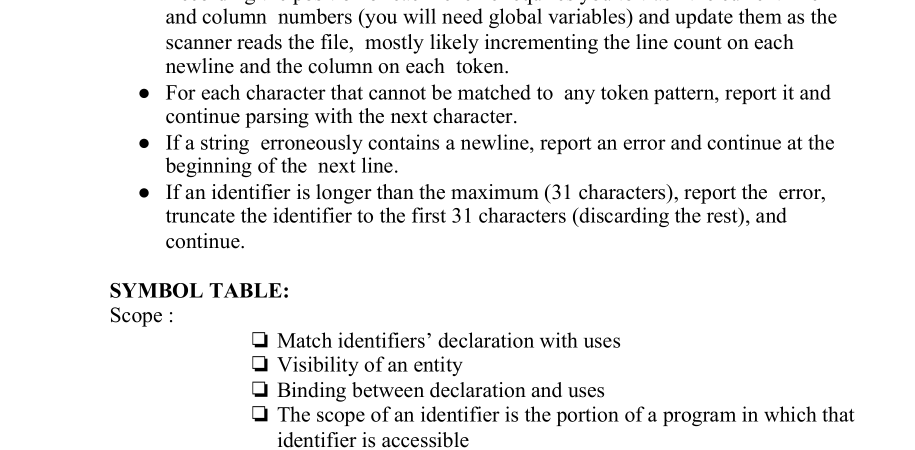
#> input picture images.png, 1829 x 900 px (shown at 1/2 size)
$ python text_detect.py   (older library calls are emulated)
#> lines starting #> are read from the running program, lines starting #| are printed output that depends on the picture; after the words box and inside, x2 and y2 are one past the last pixel; in counts of white or black regions, pixels touching at a corner belong together
# Importing all necessary modules
import cv2
from skimage.feature import peak_local_max
from skimage.morphology import watershed
from scipy import ndimage
import numpy as np

# Initialising Kernels to be used in the program
kernel = np.ones((3, 3), np.uint8)
kernel1 = np.ones((5, 600), np.uint8)


class LineSegment:
    # Reading and pre-processing image
    def __init__(self, file):
#> called with file = 'images.png'
        img = cv2.imread(file)
#> img is the input picture: shape (900, 1829, 3); min 0, max 255, mean 239.7
        img2 = cv2.cvtColor(img, cv2.COLOR_BGR2GRAY)
        height, width, channels = img.shape
#> height = 900; width = 1829; channels = 3
        _, thresh = cv2.threshold(img2, 0, 255, cv2.THRESH_BINARY_INV + cv2.THRESH_OTSU)
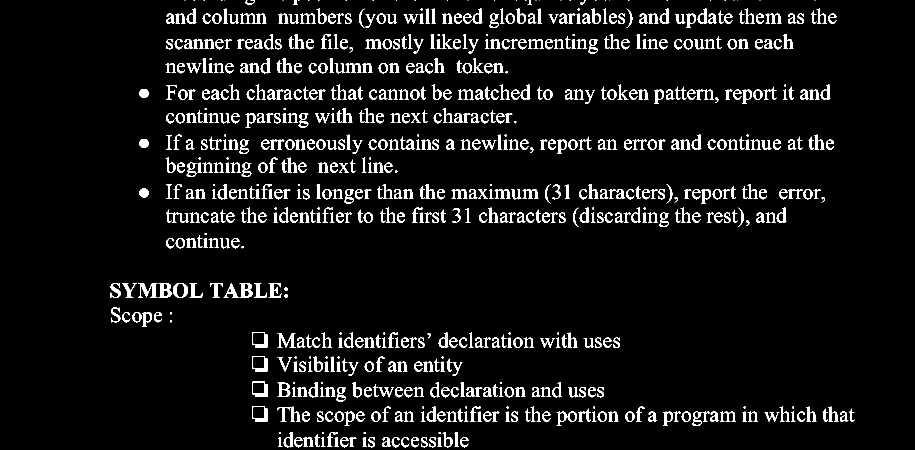
#> thresh: shape (900, 1829) (shown at 1/2 size); 6.3% white; 752 white regions (88 under 20 px), largest, box (x1, y1, x2, y2) and area: (276, 566, 315, 595) 509, (480, 27, 533, 47) 449, (317, 566, 343, 595) 437
        img3 = cv2.dilate(thresh, kernel1, iterations=1)
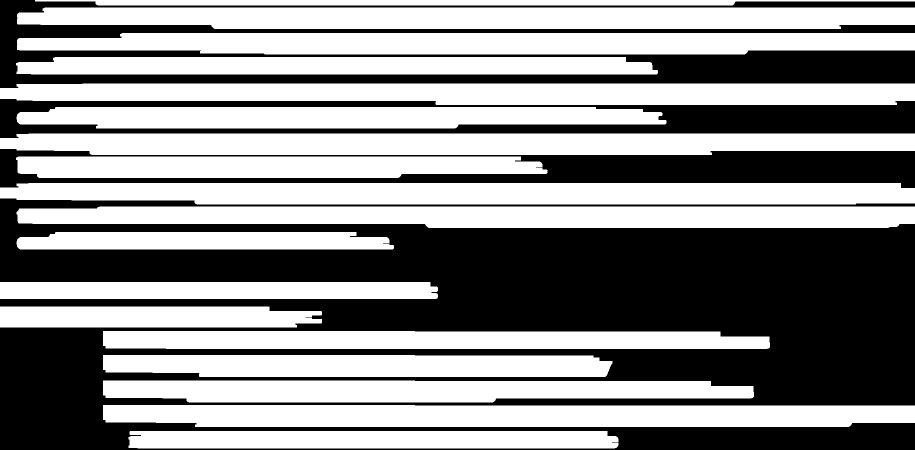
#> img3: shape (900, 1829) (shown at 1/2 size); 54.7% white; 4 black regions, box (x1, y1, x2, y2) and area: (0, 397, 1829, 900) 511931, (0, 0, 1829, 176) 105591, (0, 298, 1829, 376) 65749, (0, 198, 1829, 276) 62533
        img3 = cv2.erode(img3, np.ones((5, int(height/200)*100), np.uint8), iterations = 2)
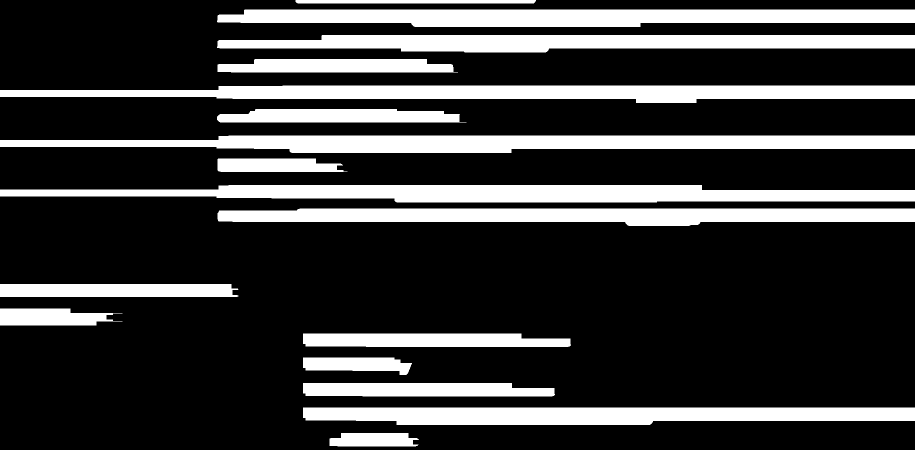
#> img3: shape (900, 1829) (shown at 1/2 size); 23% white; 17 white regions, largest, box (x1, y1, x2, y2) and area: (0, 271, 1829, 306) 47168, (0, 370, 1829, 405) 46621, (0, 171, 1829, 206) 44526
        self.image = img
        self.img = img3
        cv2.imshow("Image", self.img)
        self.img2 = img2

    def connectComponents(self):
        _, marked = cv2.connectedComponents(self.img, connectivity=4)
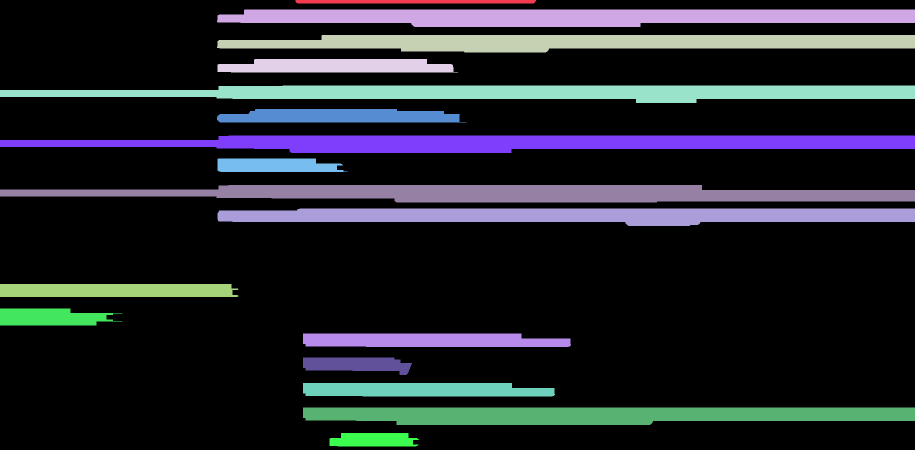
#> marked: shape (900, 1829) int32 (shown at 1/2 size); 18 distinct labels, from 0 to 17; one colour per label, 0 black
        # Mapping each component to corresponding HSV values
        label_hue = np.uint8(179*marked/np.max(marked))
        blank_ch = 255*np.ones_like(label_hue)
        labeled_img = cv2.merge([label_hue, blank_ch, blank_ch])

        # Converting from HSV to BGR for display
        labeled_img = cv2.cvtColor(labeled_img, cv2.COLOR_HSV2BGR)
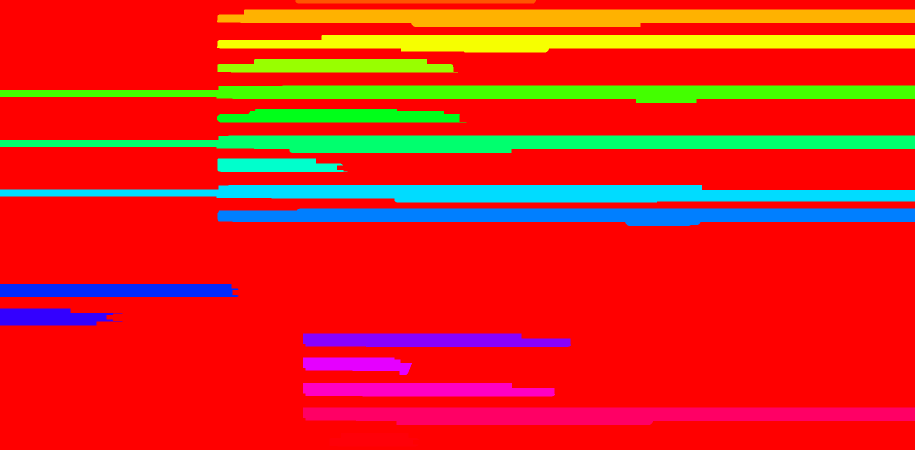
#> labeled_img: shape (900, 1829, 3) (shown at 1/2 size); mean B, G, R 26.8, 38.6, 222.1
        labeled_img[label_hue==0] = 0

        # Eroding Image and converting to grayscale
        labeled_img = cv2.erode(labeled_img, kernel)
        image = cv2.cvtColor(labeled_img, cv2.COLOR_BGR2GRAY)
        self.img = image

    def Watershed(self):
        # Finding Eucledian distance to determine markers
        temp = ndimage.distance_transform_edt(self.img)
        Max = peak_local_max(temp, indices=False, min_distance=30, labels=self.img)
#> Max: shape (900, 1829) bool; 0.03% white in thin lines or dots
        markers = ndimage.label(Max, structure=np.ones((3, 3)))[0]
#> markers: shape (900, 1829) int32; 426 distinct labels, from 0 to 425

        # Applying Watershed to the image and markers
        res = watershed(temp, markers, mask = self.img)
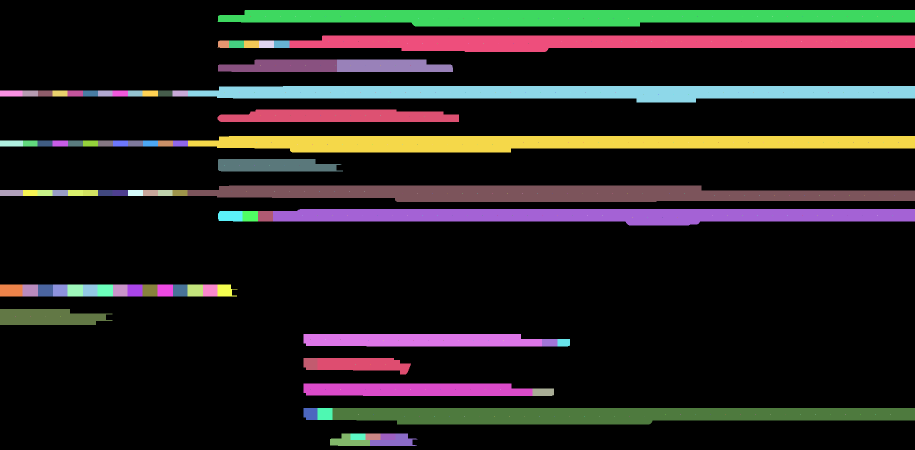
#> res: shape (900, 1829) int32 (shown at 1/2 size); 426 distinct labels, from 0 to 425; one colour per label, 0 black

        # If the elements are same, they belong to the same object (Line)
        for i in np.unique(res):
            if i==0:
                continue
            mask = np.zeros(self.img2.shape, dtype="uint8")
            mask[res == i] = 255

            # detect contours in the mask and grab the largest one
            cnts = cv2.findContours(mask.copy(), cv2.RETR_EXTERNAL, cv2.CHAIN_APPROX_SIMPLE)[-2]
            c = max(cnts, key=cv2.contourArea)

            # Drawing a rectangle around the object
            [x, y, w, h] = cv2.boundingRect(c)
            if((w * h) > 1000):
                cv2.rectangle(self.image, (x, y), (x+w, y+h), (0, 0, 255), 2)
#> this loop made 426 passes
#> (x, y, w, h) on passes 2 to 4: (501, 32, 1, 1), (531, 32, 1, 1), (561, 32, 1, 1)
#> mask: shape (900, 1829); 0.09% white; 1 white region, box (x1, y1, x2, y2) and area: (740, 867, 835, 892) 1405
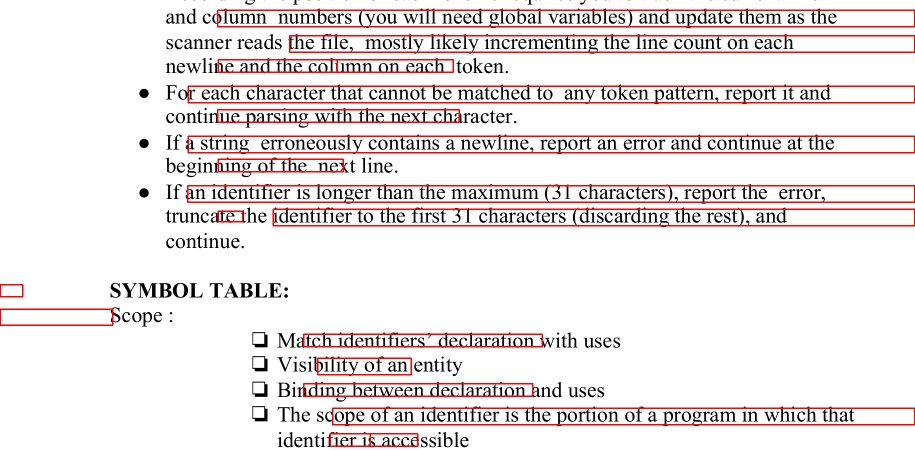
#> self.image: shape (900, 1829, 3) (shown at 1/2 size); mean B, G, R 228.8, 228.8, 240.6

    def ret_image(self):
        return self.image

sample = LineSegment('images.png')
sample.connectComponents()
sample.Watershed()
final_image = sample.ret_image()
